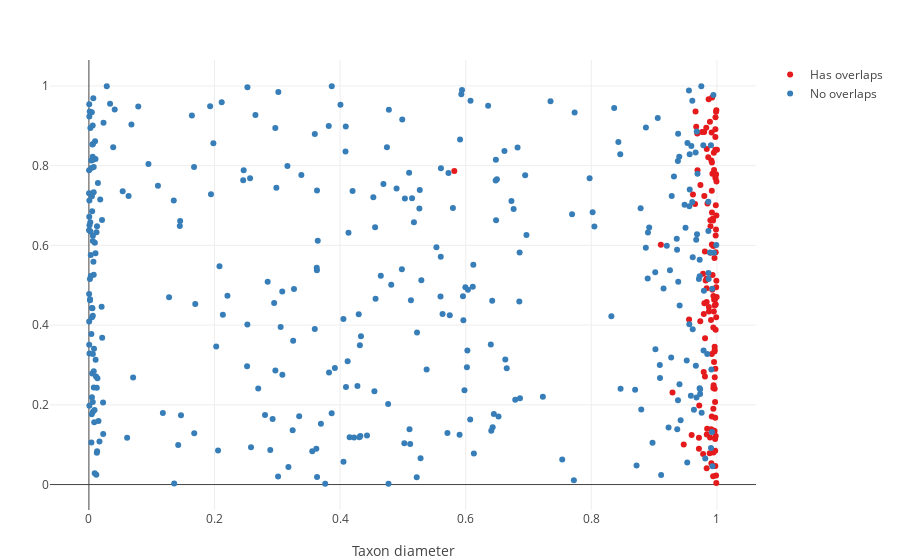

The code cell stored with this chart in its notebook:
### Code cell
let
    traces = overlap_traces() do has_overlaps, df
        scatter(
            df,
            x=:diameter,
            y=rand(nrow(df)),
            text=:plot_label,
            mode=:markers,
            hoverinfo="x+text"
        )
    end
    
    layout = Layout(
        hovermode=:closest,
        xaxis_title_text="Taxon diameter",
    )
    
    plt = Plot(traces, layout)
    saveplot(plt, "internal-taxa-diameters-scatter")
    plot(plt)
end

### Figure 1 — Plotly figure (JSON) as saved in the notebook; plotly's stock layout.template omitted (floating-point values rounded to 4 significant figures; data arrays with more than 128 entries replaced by an {"elided": "..."} marker saying what was removed)
{"data": [{"hoverinfo": "x+text", "line": {"color": "#E41A1C"}, "marker": {"color": "#E41A1C"}, "mode": "markers", "name": "Has overlaps", "text": ["1 Mobiluncus", "2 Gordonia", "4 Kitasatospora", "5 Shewanella", "10 Mycoplasma", "14 Lysobacter", "20 Pantoea", "23 Schaalia", "31 Kocuria", "34 Treponema", "38 Leptospira", "45 Campylobacter", "47 Mannheimia", "48 Helicobacter", "52 Alteromonas", "53 Brucella", "54 Flavobacterium", "60 Comamonas", "61 Pseudomonas", "75 Limosilactobacillus", "77 Xanthomonas", "80 Phocaeicola", "90 Rhizobium", "97 Methylobacterium", "104 Pontibacillus", "105 Acetobacter", "110 Gluconobacter", "111 Legionella", "115 Acinetobacter", "119 Neisseria", "123 Peptoniphilus", "126 Parabacteroides", "129 Mycoplasmopsis", "130 Bordetella", "142 Citrobacter", "144 Alkalihalobacillus", "145 Enterobacter", "148 Erwinia", "149 Escherichia", "152 Klebsiella", "156 Providencia", "160 Serratia", "161 Shigella", "164 Acidovorax", "165 Yersinia", "171 Photobacterium", "172 Vibrio", "182 Carnobacterium", "188 Haemophilus", "192 Sulfitobacter", "197 Anaplasma", "200 Bartonella", "205 Veillonella", "209 Chlamydia", "211 Bacteroides", "213 Mycobacteroides", "218 Porphyromonas", "219 Prevotella", "223 Fusobacterium", "227 Desulfovibrio", "244 Selenomonas", "247 Lactiplantibacillus", "252 Capnocytophaga", "256 Fructilactobacillus", "261 Levilactobacillus", "262 Ligilactobacillus", "263 Liquorilactobacillus", "265 Paucilactobacillus", "267 Secundilactobacillus", "268 Lentilactobacillus", "278 Rhodobacter", "281 Lacticaseibacillus", "284 Arenimonas", "289 Blautia", "296 Mycolicibacterium", "302 Acidithiobacillus", "305 Weissella", "308 Prochlorococcus", "309 Exiguobacterium", "314 Paenibacillus", "315 Leuconostoc", "317 Liberibacter", "319 Pediococcus", "322 Ruminococcus", "325 Lachnoclostridium", "326 Lysinibacillus", "327 Staphylococcus", "329 Burkholderia", "333 Streptococcus", "341 Enterococcus", "342 Lactococcus", "346 Aerococcus", "350 Bacillus", "355 Sphingomonas", "358 Stenotrophomonas", "363 Cutibacterium", "370 Pseudothermotoga", "373 Clostridium", "374 Rothia", "386 Lactobacillus", "398 Listeria", "403 Actinomyces", "407 Bifidobacterium", "413 Corynebacterium", "419 Propionibacterium", "422 Mycobacterium", "424 Mediterraneibacter", "426 Paraburkholderia", "429 Amycolatopsis", "430 Nocardia", "431 Rhodococcus", "434 Brevibacillus", "435 Saccharopolyspora", "437 Cronobacter", "439 Sphingobium", "440 Novosphingobium", "443 Streptomyces", "451 Anaerococcus", "462 Pseudoalteromonas"], "type": "scatter", "x": [0.9918, 0.9789, 0.9471, 0.9955, 1, 0.9836, 0.9992, 0.9718, 0.9808, 0.9988, 0.9986, 0.999, 0.9618, 0.9991, 0.9897, 0.9597, 0.9973, 0.9796, 0.9918, 0.998, 0.9844, 0.9927, 0.9714, 0.9659, 0.9954, 0.9946, 0.98, 0.9988, 0.9918, 0.9895, 0.9835, 0.993, 0.9942, 0.9779, 0.9651, 0.9964, 0.9885, 0.9889, 0.9107, 0.9556, 0.9836, 0.9868, 0.5818, 0.9762, 0.9809, 0.9944, 0.995, 0.9933, 0.9911, 0.9872, 0.9982, 0.9963, 0.995, 0.9981, 0.9985, 0.9292, 0.9991, 0.9986, 0.9964, 0.9979, 0.9895, 0.9861, 0.9968, 0.9963, 0.9907, 0.9977, 0.9938, 0.9919, 0.9954, 0.9905, 0.983, 0.9975, 0.981, 0.9939, 0.979, 0.9943, 0.9965, 0.999, 0.9912, 0.998, 0.9923, 0.9961, 0.9977, 0.9971, 0.9972, 0.9921, 0.9944, 0.9737, 0.9975, 0.9964, 0.9927, 0.9974, 0.9985, 0.978, 0.9687, 0.9871, 0.9974, 0.9975, 0.997, 0.9996, 0.9942, 0.9943, 0.9961, 0.998, 0.985, 0.9915, 0.989, 0.9799, 0.967, 0.9838, 0.9837, 0.9975, 0.9713, 0.9734, 0.9691, 0.9838, 0.9821, 0.992, 0.9947], "y": [0.7369, 0.2824, 0.1003, 0.4633, 0.8397, 0.4582, 0.7601, 0.1986, 0.5848, 0.4199, 0.02255, 0.939, 0.7275, 0.6748, 0.648, 0.1245, 0.1674, 0.8842, 0.3273, 0.5828, 0.1403, 0.7798, 0.1173, 0.9357, 0.7888, 0.1355, 0.4547, 0.4952, 0.1706, 0.5812, 0.516, 0.5259, 0.5984, 0.5291, 0.7038, 0.2406, 0.0784, 0.9102, 0.6019, 0.414, 0.04068, 0.9668, 0.7867, 0.8844, 0.2709, 0.08059, 0.8321, 0.6669, 0.8129, 0.434, 0.7008, 0.1342, 0.4341, 0.4516, 0.6398, 0.2309, 0.5112, 0.9353, 0.3374, 0.388, 0.6628, 0.8209, 0.4642, 0.3459, 0.1386, 0.7684, 0.6624, 0.6021, 0.3072, 0.4129, 0.8951, 0.872, 0.3672, 0.02061, 0.4276, 0.1904, 0.2694, 0.004049, 0.05342, 0.1215, 0.9711, 0.3336, 0.9214, 0.1144, 0.08498, 0.6826, 0.4728, 0.7515, 0.7737, 0.449, 0.4889, 0.0466, 0.7782, 0.07645, 0.8804, 0.4453, 0.8397, 0.2903, 0.2068, 0.4708, 0.3939, 0.2424, 0.5685, 0.6247, 0.705, 0.8833, 0.1182, 0.7237, 0.8977, 0.1254, 0.4925, 0.8911, 0.08975, 0.4097, 0.7883, 0.8417, 0.5117, 0.8076, 0.2493]}, {"hoverinfo": "x+text", "line": {"color": "#377EB8"}, "marker": {"color": "#377EB8"}, "mode": "markers", "name": "No overlaps", "text": {"elided": "352 str values"}, "type": "scatter", "x": {"elided": "352 float values"}, "y": {"elided": "352 float values"}}], "layout": {"autosize": true, "hovermode": "closest", "margin": {"b": 50, "l": 50, "r": 50, "t": 60}, "xaxis": {"autorange": true, "range": [-0.05929, 1.06], "title": {"text": "Taxon diameter"}, "type": "linear"}, "yaxis": {"autorange": true, "range": [-0.06547, 1.067], "type": "linear"}}}
